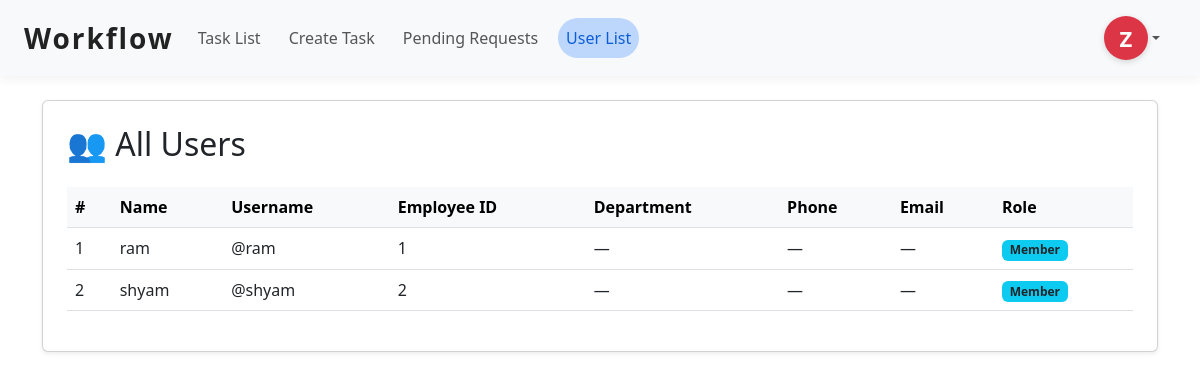
The page /users/ (signed in) on the database its author committed.
### accounts/models.py (models this page shows, shortened)
class CustomUser(AbstractUser):
    employee_id = models.CharField(max_length=20, unique=True)
    name = models.CharField(max_length=100)
    department = models.CharField(max_length=100, blank=True, null=True)  # new
    phone_number = models.CharField(max_length=20, blank=True, null=True)  # new
    is_first_login = models.BooleanField(default=True)

### accounts/views.py (the view)
# urls.py: path('users/', user_list, name='user_list'),
@login_required
@user_passes_test(is_admin_or_manager)
def user_list(request):
    users = CustomUser.objects.filter(is_superuser=False)
    return render(request, 'accounts/user_list.html', {'users': users})

### accounts/context_processors.py (called while the page is built)
def pending_requests_count(request):
    if request.user.is_authenticated and request.user.is_superuser:
        count = SignupRequest.objects.count()
        return {'pending_requests_count': count}
    return {'pending_requests_count': 0}

### accounts/views.py (called while the page is built)
def is_admin_or_manager(user):
    return user.is_superuser or user.groups.filter(name='Manager').exists()

### accounts/templates/accounts/user_list.html (shortened to what this page needs)
{% extends 'accounts/base.html' %}
{% block content %}
<div class="card shadow-sm p-4">
  <h2 class="mb-4">👥 All Users</h2>
  <div class="table-responsive">
    <table class="table table-hover align-middle">
      <thead class="table-light">
        <tr>
          <th scope="col">#</th>
          <th scope="col">Name</th>
          <th scope="col">Username</th>
          <th scope="col">Employee ID</th>
          <th scope="col">Department</th>
          <th scope="col">Phone</th>
          <th scope="col">Email</th>
          <th scope="col">Role</th>
        </tr>
      </thead>
      <tbody>
        {% for user in users %}
          <tr>
            <td>{{ forloop.counter }}</td>
            <td>{{ user.name }}</td>
            <td>@{{ user.username }}</td>
            <td>{{ user.employee_id }}</td>
            <td>{{ user.department|default:"—" }}</td>
            <td>{{ user.phone_number|default:"—" }}</td>
            <td>{{ user.email|default:"—" }}</td>
            <td>
              {% if user.is_superuser %}
                <span class="badge bg-danger">Admin</span>
              {% elif user.groups.first %}
                <span class="badge bg-info text-dark">{{ user.groups.first.name }}</span>
              {% else %}
                <span class="badge bg-secondary">Member</span>
              {% endif %}
            </td>
          </tr>
        {% empty %}
          <tr>
            <td colspan="8" class="text-center text-muted fst-italic">
              No users found.
            </td>
          </tr>
        {% endfor %}
      </tbody>
    </table>
  </div>
</div>
{% endblock %}

### accounts/templates/accounts/base.html (shortened to what this page needs)
<!DOCTYPE html>
<html lang="en">
<head>
    {% load static %}
    <link href="https://cdn.jsdelivr.net/npm/bootstrap@5.3.0/dist/css/bootstrap.min.css" rel="stylesheet" />
</head>
<body>
    <nav class="navbar navbar-expand-lg px-4">
        <a class="navbar-brand" href="{% url 'home' %}">Workflow</a>
        <div class="collapse navbar-collapse" id="navbarContent">
            <ul class="navbar-nav me-auto">
                {% if user.is_authenticated %}
                <li class="nav-item">
                  {% if user.is_superuser %}
                    <a class="nav-link {% if request.resolver_match.url_name == 'task_list' %}active{% endif %}" href="{% url 'task_list' %}">Task List</a>
                  {% else %}
                    <a class="nav-link {% if request.resolver_match.url_name == 'task_list' %}active{% endif %}" href="{% url 'task_list' %}">My Tasks</a>
                  {% endif %}
                </li>
                {% with user.groups.first as first_group %}
                    {% if user.is_superuser or first_group %}
                        {% if user.is_superuser or first_group.name == 'Manager' %}
                            <li class="nav-item">
                                <a class="nav-link {% if request.resolver_match.url_name == 'create_task' %}active{% endif %}" href="{% url 'create_task' %}">Create Task</a>
                            </li>
                        {% endif %}
                    {% endif %}
                {% endwith %}
                {% if user.is_superuser %}
                  <li class="nav-item position-relative">
                    <a class="nav-link {% if request.resolver_match.url_name == 'pending_requests' %}active{% endif %}" href="{% url 'pending_requests' %}">
                      Pending Requests
                    </a>
                  </li>
                {% endif %}
                {% with user.groups.first as first_group %}
                    {% if user.is_superuser or first_group.name == 'Manager' %}
                        <li class="nav-item">
                            <a class="nav-link {% if request.resolver_match.url_name == 'user_list' %}active{% endif %}" href="{% url 'user_list' %}">User List</a>
                        </li>
                    {% endif %}
                {% endwith %}
                {% endif %}
            </ul>
            {% if user.is_authenticated %}
            {% with user.groups.first as first_group %}
                <div class="dropdown">
                    <a
                        class="nav-link dropdown-toggle d-flex align-items-center"
                        href="#"
                        id="profileDropdown"
                        role="button"
                        data-bs-toggle="dropdown"
                        aria-expanded="false"
                    >
                        <div
                            class="initial-circle
                            {% if user.is_superuser %}
                                admin-circle
                            {% elif first_group and first_group.name == 'Manager' %}
                                manager-circle
                            {% else %}
                                member-circle
                            {% endif %}"
                        >
                            {{ user.get_full_name|default:user.username|slice:":1"|upper }}
                        </div>
                    </a>
                </div>
            {% endwith %}
            {% endif %}
        </div>
    </nav>
    <main class="container mt-4">
        {% block content %}{% endblock %}
    </main>
</body>
</html>

### accounts/templates/accounts/base.html (style rules this page uses)
.navbar { background: #f8f9fa; box-shadow: 0 4px 10px rgba(0, 0, 0, 0.05); }
.navbar-brand { font-weight: 700; font-size: 1.75rem; letter-spacing: 0.07em; color: #222; transition: color 0.3s ease; }
.nav-link { font-weight: 500; font-size: 1rem; color: #555; padding: 8px 16px; border-radius: 30px; transition: background-color 0.3s ease, color 0.3s ease; }
.nav-link.active { background-color: rgba(13, 110, 253, 0.25); color: #0b5ed7 !important; box-shadow: none; }
.initial-circle { width: 44px; height: 44px; font-size: 22px; box-shadow: 0 2px 6px rgba(0,0,0,0.15); transition: box-shadow 0.3s ease; display: flex; justify-content: center; align-items: center; border-radius: 50%; color: white; font-weight: 700; text-transform: uppercase; }
.admin-circle { background-color: #dc3545; }
@media (min-width: 992px) { .navbar-nav { gap: 12px; } }

### rows shown on the page
CustomUser: get_full_name "Z"
CustomUser: name "ram", username "ram", employee_id "1", department "—", phone_number "—", email "—", groups.first.name "Member"
CustomUser: name "shyam", username "shyam", employee_id "2", department "—", phone_number "—", email "—", groups.first.name "Member"
